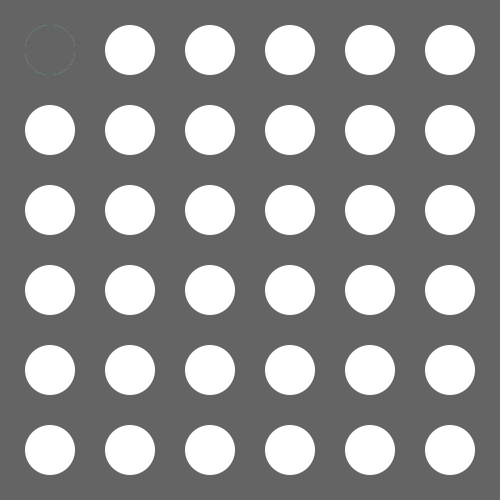
Frame 1 (no input)
Frame 60 (the mouse pressed at the canvas centre just before this capture): identical to frame 1, image omitted
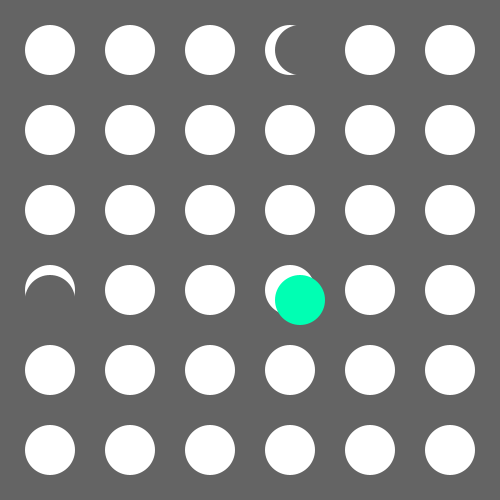
Frame 120 (the mouse held since frame 60 and released just before this capture)

The Processing sketch that drew these frames (run headless with seeded random() and noise(); from frame 60 on, the mouse is pressed at the canvas centre):

// Processing sketch: processing_119489
// ── processing_119489.pde

void setup() {
 size(500,500);

 
  }
  void draw() {
 background(100);    
    for(int y=50;y<500;y+=80) {
      for(int x=50;x<500;x+=80) {
      
      noStroke();
      fill(255);
      
  ellipse(x,y,50,50);
 
    }
    }
    pushMatrix();
    
 
   
 translate(50,50);
 
 
 fill(0,255,179);
   ellipse(mouseX,mouseX,50,50);
   fill(100);
   ellipse(mouseX,0,50,50);
   
   ellipse(0,mouseY,50,50);
   
    
 popMatrix();
 resetMatrix();
  
  }
